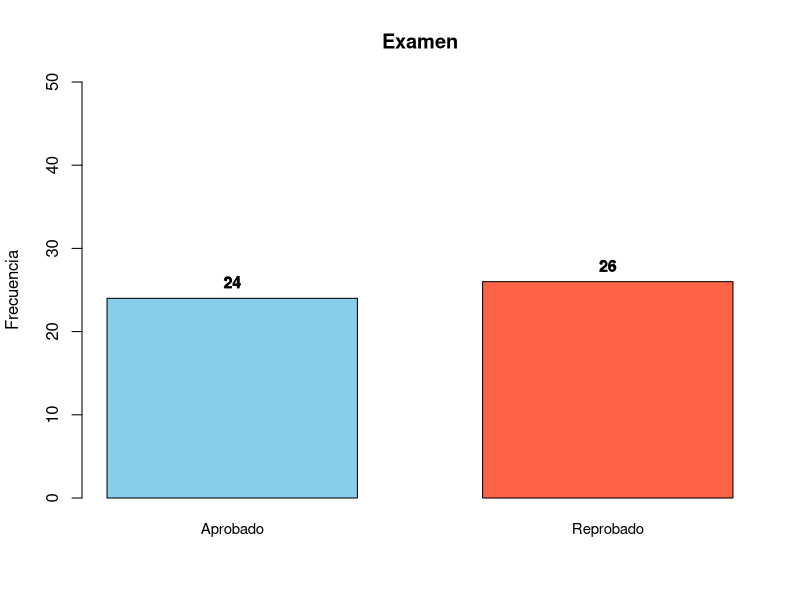
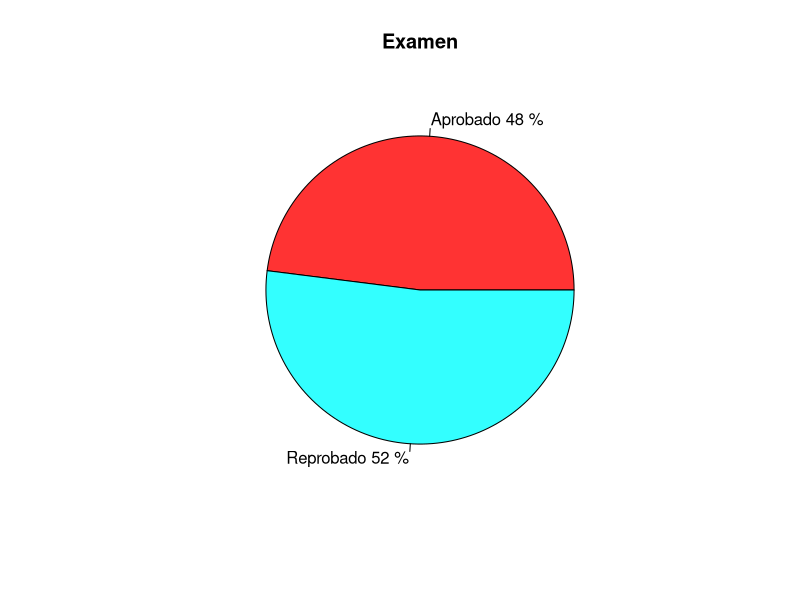
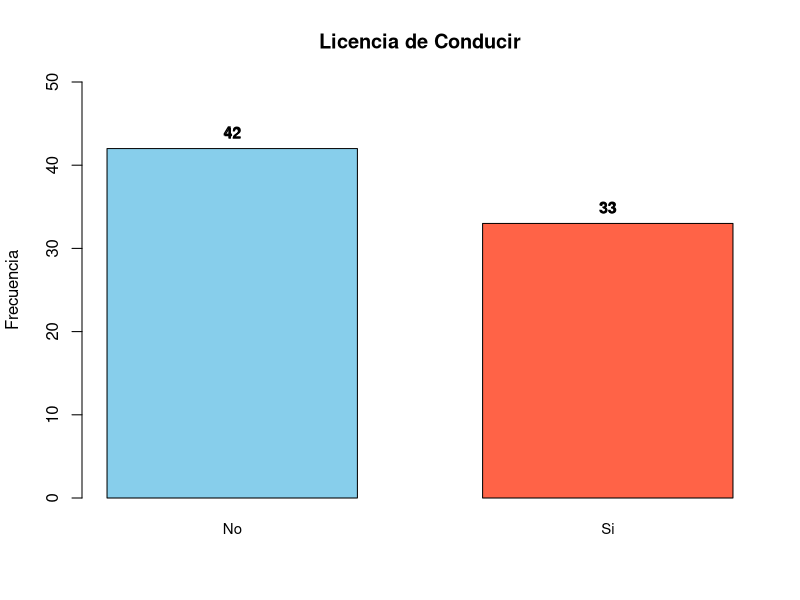
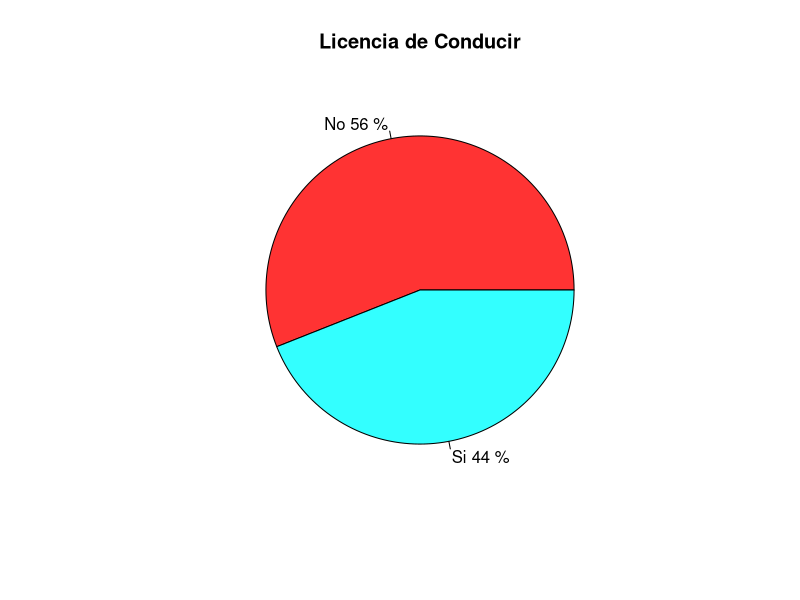
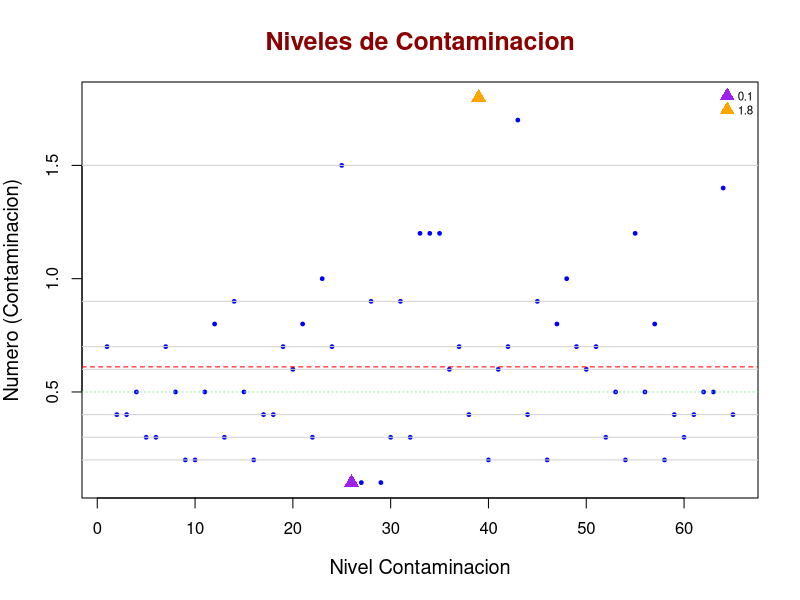
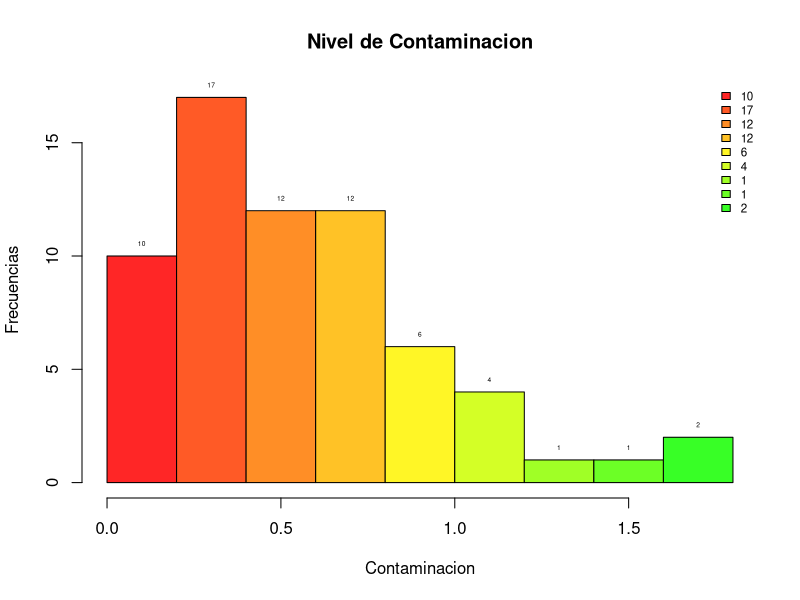
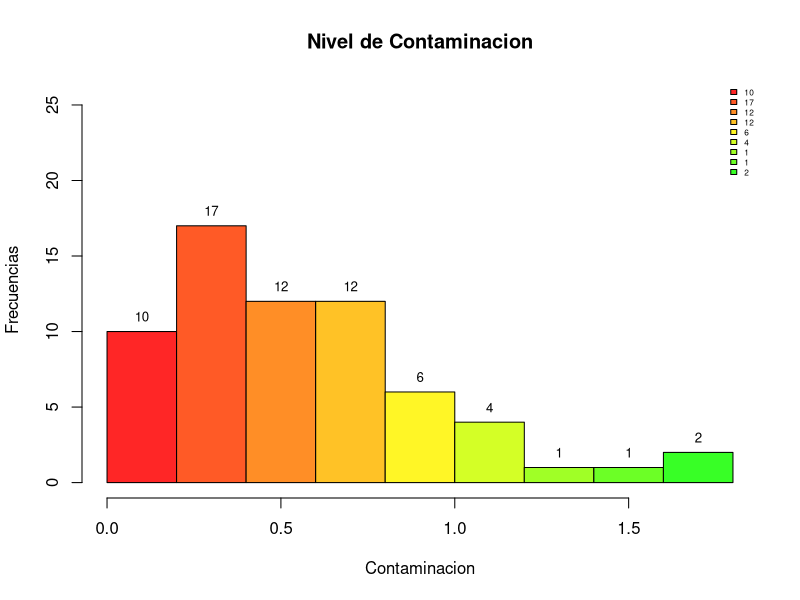
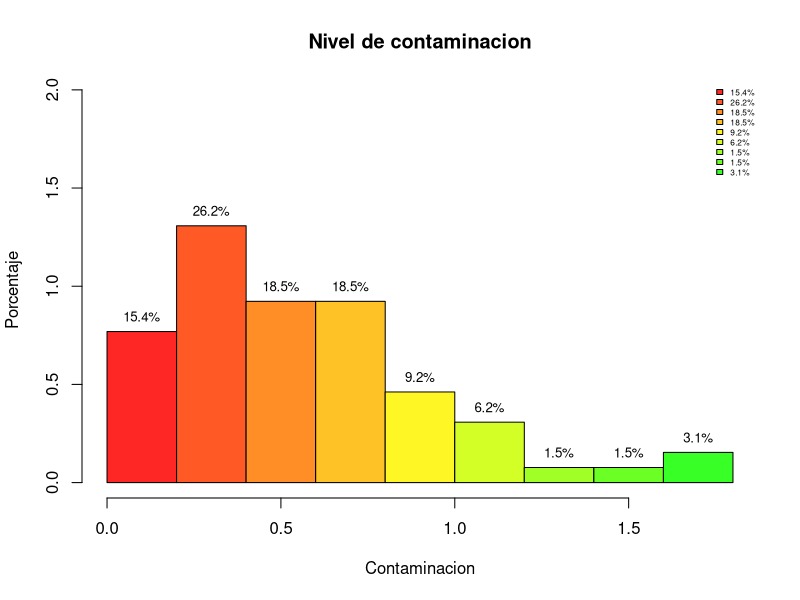

Write the R code that produced these figures, in order.
## ---- chunk 1
knitr::opts_chunk$set(echo = TRUE)
## ---- chunk 2
rm(list = ls())
## ---- chunk 3
Examen <- c("Reprobado", "Aprobado", "Aprobado", "Aprobado", "Aprobado", "Reprobado", "Aprobado", 
"Reprobado", "Reprobado", "Aprobado", "Reprobado", "Reprobado", "Reprobado", "Reprobado",
"Aprobado", "Reprobado", "Reprobado", "Aprobado", "Aprobado", "Reprobado", "Aprobado",
"Aprobado", "Aprobado", "Aprobado", "Reprobado", "Aprobado", "Reprobado", "Aprobado", "Reprobado",
"Reprobado", "Aprobado", "Reprobado", "Aprobado", "Reprobado", "Aprobado", "Reprobado",
"Reprobado", "Aprobado", "Reprobado", "Reprobado", "Reprobado", "Aprobado", "Aprobado",
 "Aprobado", "Aprobado", "Reprobado", "Reprobado", "Reprobado", "Aprobado", "Reprobado")
               
## ---- chunk 4
summary(Examen)
## ---- chunk 5
Examen_ord <- sort(Examen); (Examen_ord)
## ---- chunk 6
table(Examen)                # Frecuencias
prop.table(table(Examen))    # Proporciones
## ---- chunk 7

freq_examen <- table(Examen)
porc_examen <- round(prop.table(freq_examen)*100, 1)
mi_min <- names(freq_examen)[which.min(freq_examen)] 
(mi_min)
mi_max <- names(freq_examen)[which.max(freq_examen)] 
(mi_max)
## ---- chunk 8
bar_colors <- c("skyblue", "tomato")

# Gráfico
bp <- barplot(freq_examen,
              col = bar_colors,
              main = "Examen",
              xlab = "",
              ylab = "Frecuencia",
              ylim = c(0, 50),   # << ahora llega hasta 50
              cex.names = 0.9,
              space = 0.5
)

# Agregar valores encima de cada barra
text(bp, freq_examen, labels = freq_examen, pos = 3, cex = 1, font = 2)
text(bp, freq_examen, labels = freq_examen, pos = 3, cex = 0.9, font = 2)
      
## ---- chunk 9
pie(freq_examen,
    labels = paste(names(freq_examen), porc_examen, "%"),
    col = rainbow(length(freq_examen), 0.8),
    main = "Examen")
## ---- chunk 10
rm(list = ls())

## ---- chunk 11
Licencia <- c("No", "Si", "No", "Si", "Si", "No", "Si", "No", "No", "No", "Si", "Si", "No", "No", "Si",
 "No", "No", "Si", "No", "No", "Si", "Si", "Si", "No", "No", "Si", "No", "Si", "No", "No", "No", "No", "Si", "Si", "No", "Si",
 "Si", "No", "Si", "Si", "No", "Si", "No", "No", "Si", "No", "No", "No", "No", "Si", "Si", "Si", "No", "Si", "No", "No", "No",
 "No", "Si", "Si", "No", "Si", "No", "Si", "No", "No", "No", "Si", "No", "Si", "No", "Si", "Si", "No", "No")
               
## ---- chunk 12
summary(Licencia)
## ---- chunk 13
Licencia_ord <- sort(Licencia); (Licencia)
## ---- chunk 14
table(Licencia)                # Frecuencias
prop.table(table(Licencia))    # Proporciones
## ---- chunk 15

freq <- table(Licencia)
porc <- round(prop.table(freq)*100, 1)
mi_min <- names(freq)[which.min(freq)] 
(mi_min)
mi_max <- names(freq)[which.max(freq)] 
(mi_max)
## ---- chunk 16
bar_colors <- c("skyblue", "tomato")

# Gráfico
bp <- barplot(freq,
              col = bar_colors,
              main = "Licencia de Conducir",
              xlab = "",
              ylab = "Frecuencia",
              ylim = c(0, 50),   # << ahora llega hasta 50
              cex.names = 0.9,
              space = 0.5
)

# Agregar valores encima de cada barra
text(bp, freq, labels = freq, pos = 3, cex = 1, font = 2)
text(bp, freq, labels = freq, pos = 3, cex = 0.9, font = 2)
      
## ---- chunk 17
pie(freq,
    labels = paste(names(freq), porc, "%"),
    col = rainbow(length(freq), 0.8),
    main = "Licencia de Conducir")
## ---- chunk 18
Contaminacion_lvl <- c(  0.7, 0.4, 0.4,
 0.5, 0.3, 0.3, 0.7, 0.5, 0.2, 0.2, 0.5, 0.8, 0.3, 0.9, 0.5, 0.2, 0.4, 0.4, 0.7, 0.6, 0.8,
 0.3, 1, 0.7, 1.5, 0.1, 0.1, 0.9, 0.1, 0.3, 0.9, 0.3, 1.2, 1.2, 1.2, 0.6, 0.7, 0.4, 1.8, 0.2,
 0.6, 0.7, 1.7, 0.4, 0.9, 0.2, 0.8, 1, 0.7, 0.6, 0.7, 0.3, 0.5, 0.2, 1.2, 0.5, 0.8, 0.2, 0.4,
 0.3, 0.4, 0.5, 0.5, 1.4, 0.4)
## ---- chunk 19
summary(Contaminacion_lvl)
## ---- chunk 20
Contaminacion_ord <- sort(Contaminacion_lvl); (Contaminacion_lvl)
cte <- 9
## ---- chunk 21
indices <- 1:10; (indices)
t <- cte*indices; (t)
## ---- chunk 22
mis_deciles <- Contaminacion_ord[t]; (mis_deciles)
cuantiles <- quantile(Contaminacion_lvl); (cuantiles)
Q1 <- cuantiles[2]; (Q1)
Q2 <- cuantiles[3]; (Q2)
Q3 <- cuantiles[4]; (Q3)
## ---- chunk 23
x_media <- mean(Contaminacion_lvl);(x_media)
mi_min <- min(Contaminacion_lvl); (mi_min)
mi_max <- max(Contaminacion_lvl); (mi_max)
varianza <- var(Contaminacion_lvl); (varianza) 
DesvEst <- sd(Contaminacion_lvl); (DesvEst)
## ---- chunk 24
plot(
  Contaminacion_lvl,
  main = "Niveles de Contaminacion",
  xlab = "Nivel Contaminacion",
  ylab = "Numero (Contaminacion)",
  col = "blue",       
  pch = 19,           
  cex = 0.5,          
  cex.main = 1.5,     
  cex.lab = 1.2,      
  col.main = "darkred")
legend(
  "topright",                 
  legend = c(mi_min,mi_max),    
  pch = 17,
  col=c("purple","orange"),
  pt.cex = 1.5,                
  cex = 0.7,
  bty = "n"                    
)
abline(h = x_media, col = "red", lwd = 1, lty = 2)     
abline(h = Q2, col = "lightgreen", lwd = 1, lty = 3) 
abline(h = mis_deciles, col = "lightgray", lty = 1.5)
points(which.min(Contaminacion_lvl), min(Contaminacion_lvl), col = "purple", pch = 17, cex = 1.5)
points(which.max(Contaminacion_lvl), max(Contaminacion_lvl), col = "orange", pch = 17, cex = 1.5)
## ---- chunk 25
nbreaks=10;
miscolores <- rainbow(25,0.85);
h <- hist(Contaminacion_lvl, breaks = nbreaks, col= miscolores, 
          main = 'Nivel de Contaminacion',
          xlab="Contaminacion",
          ylab="Frecuencias")
text(h$mids, h$counts, labels = h$counts, pos = 3, cex = 0.4, 
     col = "black")
nl <- length(h$counts); 
legend(
  "topright",                  # ubicación
  legend = h$counts,    # etiquetas
  fill = miscolores,
  col = miscolores,    # colores (uno por cada símbolo)
  pt.cex = 1.5,                # tamaño de los símbolos
  cex = 0.7,
  bty = "n"                    # sin borde en la caja
)
## ---- chunk 26
nbreaks=10;
h2 <- hist(Contaminacion_lvl, breaks = nbreaks, col= miscolores, 
           main = 'Nivel de Contaminacion',
           xlab="Contaminacion",
           ylab="Frecuencias",
           ylim=c(0,max(h$counts)*1.5))
text(h$mids, h$counts, labels = h$counts, pos = 3, cex = 0.8, 
     col = "black")
nl <- length(h$counts); 
legend(
  "topright",                
  legend = h$counts,    
  fill = miscolores,
  col = miscolores,    
  pt.cex = 1.5,               
  cex = 0.5,
  bty = "n"                    
)
## ---- chunk 27
h3 <- hist(Contaminacion_lvl, 
           breaks = nbreaks, 
           col= miscolores, 
           main = 'Nivel de contaminacion',
           xlab="Contaminacion",
           ylab="Porcentaje",
           ylim=c(0,max(h$density)*1.5),
           probability=TRUE)
porcentajes <- h3$counts/sum(h3$counts)*100

text(h3$mids, 
     h3$density, 
     labels = paste0(round(porcentajes,1),"%"),
     pos = 3, 
     cex = 0.8, 
     col = "black")

nl <- length(h3$counts); (nl)
legend(
  "topright",                
  legend = paste0(round(porcentajes,1),"%"),
  fill = miscolores,
  cex = 0.5,
  bty = "n"                   
)
## ---- chunk 28
nbreaks <- 10
intervalos <- cut(Contaminacion_lvl, breaks = nbreaks); (intervalos)
tabla <- table(intervalos); (tabla)
porcentajes <- round(prop.table(tabla) * 100, 1); (porcentajes)
pie(tabla,
    main = "Contaminacion ",
    col = rainbow(length(tabla)),
    labels = paste0(porcentajes, "%"))
## ---- chunk 29
##---- Grafica combinada ----
nbreaks <- 10
h <- hist(Contaminacion_lvl, breaks = nbreaks, plot = FALSE)
hist(Contaminacion_lvl,
     breaks = nbreaks,
     col = "lightblue",
     main = "Histograma y Ojiva (%)",
     xlab = "Contaminacion",
     ylab = "Frecuencia")
freq_acum_pct <- cumsum(h$counts) / sum(h$counts) * 100
x_vals <- h$breaks[-1]
par(new = TRUE)
plot(x_vals, freq_acum_pct,
     type = "o", pch = 19, lwd = 2, col = "red",
     axes = FALSE, xlab = "", ylab = "",
     xlim = range(h$breaks), ylim = c(0, 100))
axis(4)                           
## ---- chunk 30
Peso_kilos <- c( 100.5, 91.3, 60.4, 83.2, 49.6, 103.1, 60.3, 109.3, 83.5,
 63.9, 106, 50, 47, 89.7, 108.5, 78.9, 82.7, 60.7, 98.7, 85.2, 48.7, 106.7, 63.9, 84.1,
 69.5, 53.3, 108.9, 91.8, 108.6, 54.5, 95.1, 90.6, 115.9, 88.5, 67.7, 115.1, 108.3, 76.8,
 81.4, 102.6, 63.9, 105.9, 106.7, 76.3, 113.7, 50.3, 105.8, 81.4, 67.9, 91.3, 68.9, 93.9,
 113.7, 87.7, 92.8, 76.2, 104.7, 109.7, 72.6, 81.6, 112.2, 79.8, 60.7, 95.7, 100.1, 94,
 60.5, 117.1, 45.5, 112.7, 51.7, 107.8, 86.6, 90.3, 105.9, 64.7, 48, 55.4, 52.9, 58.2,
 117.1, 59.6, 69.9, 96.9, 97, 66.5, 67.4, 77.2, 73.7, 113)
## ---- chunk 31
summary(Peso_kilos)
## ---- chunk 32
Peso_ord <- sort(Peso_kilos); (Peso_ord)
cte <- 9
## ---- chunk 33
indices <- 1:10; (indices)
t <- cte*indices; (t)
## ---- chunk 34
mis_deciles <- Peso_ord[t]; (mis_deciles)
cuantiles <- quantile(Peso_kilos); (cuantiles)
Q1 <- cuantiles[2]; (Q1)
Q2 <- cuantiles[3]; (Q2)
Q3 <- cuantiles[4]; (Q3)
## ---- chunk 35
x_media <- mean(Peso_kilos);(x_media)
mi_min <- min(Peso_kilos); (mi_min)
mi_max <- max(Peso_kilos); (mi_max)
varianza <- var(Peso_kilos); (varianza) 
DesvEst <- sd(Peso_kilos); (DesvEst)
## ---- chunk 36
plot(
  Peso_kilos,
  main = "Gráfica Peso Corporal en Kilogramos",
  xlab = "Índice de Peso",
  ylab = "Numero (Kilos)",
  col = "blue",       
  pch = 19,           
  cex = 0.5,          
  cex.main = 1.5,     
  cex.lab = 1.2,      
  col.main = "darkred")
legend(
  "topright",                 
  legend = c(mi_min,mi_max),    
  pch = 17,
  col=c("purple","orange"),
  pt.cex = 1.5,                
  cex = 0.7,
  bty = "n"                    
)
abline(h = x_media, col = "red", lwd = 1, lty = 2)     
abline(h = Q2, col = "lightgreen", lwd = 1, lty = 3) 
abline(h = mis_deciles, col = "lightgray", lty = 1.5)
points(which.min(Peso_kilos), min(Peso_kilos), col = "purple", pch = 17, cex = 1.5)
points(which.max(Peso_kilos), max(Peso_kilos), col = "orange", pch = 17, cex = 1.5)
## ---- chunk 37
nbreaks=10;
miscolores <- rainbow(25,0.85);
h <- hist(Peso_kilos, breaks = nbreaks, col= miscolores, 
          main = ' Peso en Kilogramos',
          xlab="Peso",
          ylab="Frecuencias")
text(h$mids, h$counts, labels = h$counts, pos = 3, cex = 0.4, 
     col = "black")
nl <- length(h$counts); 
legend(
  "topright",                  # ubicación
  legend = h$counts,    # etiquetas
  fill = miscolores,
  col = miscolores,    # colores (uno por cada símbolo)
  pt.cex = 1.5,                # tamaño de los símbolos
  cex = 0.7,
  bty = "n"                    # sin borde en la caja
)
## ---- chunk 38
nbreaks=10;
h2 <- hist(Peso_kilos, breaks = nbreaks, col= miscolores, 
           main = 'Numero de Peso en Kg',
           xlab="Peso",
           ylab="Frecuencias",
           ylim=c(0,max(h$counts)*1.5))
text(h$mids, h$counts, labels = h$counts, pos = 3, cex = 0.8, 
     col = "black")
nl <- length(h$counts); 
legend(
  "topright",                
  legend = h$counts,    
  fill = miscolores,
  col = miscolores,    
  pt.cex = 1.5,               
  cex = 0.5,
  bty = "n"                    
)
## ---- chunk 39
h3 <- hist(Peso_kilos, 
           breaks = nbreaks, 
           col= miscolores, 
           main = 'Peso en Kilogramos',
           xlab="Peso",
           ylab="Porcentaje",
           ylim=c(0,max(h$density)*1.5),
           probability=TRUE)
porcentajes <- h3$counts/sum(h3$counts)*100

text(h3$mids, 
     h3$density, 
     labels = paste0(round(porcentajes,1),"%"),
     pos = 3, 
     cex = 0.8, 
     col = "black")

nl <- length(h3$counts); (nl)
legend(
  "topright",                
  legend = paste0(round(porcentajes,1),"%"),
  fill = miscolores,
  cex = 0.5,
  bty = "n"                   
)
## ---- chunk 40
nbreaks <- 10
intervalos <- cut(Peso_kilos, breaks = nbreaks); (intervalos)
tabla <- table(intervalos); (tabla)
porcentajes <- round(prop.table(tabla) * 100, 1); (porcentajes)
pie(tabla,
    main = "Peso en kilos ",
    col = rainbow(length(tabla)),
    labels = paste0(porcentajes, "%"))
## ---- chunk 41
##---- Grafica combinada ----
nbreaks <- 10
h <- hist(Peso_kilos, breaks = nbreaks, plot = FALSE)
hist(Peso_kilos,
     breaks = nbreaks,
     col = "lightblue",
     main = "Histograma y Ojiva (%)",
     xlab = "Peso",
     ylab = "Frecuencia")
freq_acum_pct <- cumsum(h$counts) / sum(h$counts) * 100
x_vals <- h$breaks[-1]
par(new = TRUE)
plot(x_vals, freq_acum_pct,
     type = "o", pch = 19, lwd = 2, col = "red",
     axes = FALSE, xlab = "", ylab = "",
     xlim = range(h$breaks), ylim = c(0, 100))
axis(4)                           
## ---- chunk 42
Temperatura_celsius <- c( 20.1, 23.1, 30.6, 32.3, 31.7, 5, 21.1, 27.4, 21.3, 29,
 19.8, 15.3, 28.7, 25.1, 14.3, 23.3, 28.7, 17.7, 30.3, 26.7, 26.2, 11.4, 25.5, 15, 23.8,
 23.9, 16.2, 26, 12.7, 32.8, 19.2, 37.2, 10.3, 25, 14.9, 30.9, 19, 23.64, 24.1, 13.1,
 17.6, 31.9, 25.7, 13.6, 21.6, 14.4, 29.5, 7.75, 33.7, 35.2)
## ---- chunk 43
summary(Temperatura_celsius)
## ---- chunk 44
Temp_ord <- sort(Temperatura_celsius); (Temp_ord)
cte <- 9
## ---- chunk 45
indices <- 1:10; (indices)
t <- cte*indices; (t)
## ---- chunk 46
mis_deciles <- Temp_ord[t]; (mis_deciles)
cuantiles <- quantile(Temperatura_celsius); (cuantiles)
Q1 <- cuantiles[2]; (Q1)
Q2 <- cuantiles[3]; (Q2)
Q3 <- cuantiles[4]; (Q3)
## ---- chunk 47
x_media <- mean(Temperatura_celsius);(x_media)
mi_min <- min(Temperatura_celsius); (mi_min)
mi_max <- max(Temperatura_celsius); (mi_max)
varianza <- var(Temperatura_celsius); (varianza) 
DesvEst <- sd(Temperatura_celsius); (DesvEst)
## ---- chunk 48
plot(
  Temperatura_celsius,
  main = "Temperatura en Grados Celcius",
  xlab = "Temperatura ",
  ylab = "Grados (Celcius)",
  col = "blue",       
  pch = 19,           
  cex = 0.5,          
  cex.main = 1.5,     
  cex.lab = 1.2,      
  col.main = "darkred")
legend(
  "topright",                 
  legend = c(mi_min,mi_max),    
  pch = 17,
  col=c("purple","orange"),
  pt.cex = 1.5,                
  cex = 0.7,
  bty = "n"                    
)
abline(h = x_media, col = "red", lwd = 1, lty = 2)     
abline(h = Q2, col = "lightgreen", lwd = 1, lty = 3) 
abline(h = mis_deciles, col = "lightgray", lty = 1.5)
points(which.min(Temperatura_celsius), min(Temperatura_celsius), col = "purple", pch = 17, cex = 1.5)
points(which.max(Temperatura_celsius), max(Temperatura_celsius), col = "orange", pch = 17, cex = 1.5)
## ---- chunk 49
nbreaks=10;
miscolores <- rainbow(25,0.85);
h <- hist(Temperatura_celsius, breaks = nbreaks, col= miscolores, 
          main = 'Temperatura',
          xlab="Grados Celsius ",
          ylab="Frecuencias")
text(h$mids, h$counts, labels = h$counts, pos = 3, cex = 0.4, 
     col = "black")
nl <- length(h$counts); 
legend(
  "topright",                  # ubicación
  legend = h$counts,    # etiquetas
  fill = miscolores,
  col = miscolores,    # colores (uno por cada símbolo)
  pt.cex = 1.5,                # tamaño de los símbolos
  cex = 0.7,
  bty = "n"                    # sin borde en la caja
)
## ---- chunk 50
nbreaks=10;
h2 <- hist(Temperatura_celsius, breaks = nbreaks, col= miscolores, 
           main = 'Temperatura',
           xlab="Grados Celcius",
           ylab="Frecuencias",
           ylim=c(0,max(h$counts)*1.5))
text(h$mids, h$counts, labels = h$counts, pos = 3, cex = 0.8, 
     col = "black")
nl <- length(h$counts); 
legend(
  "topright",                
  legend = h$counts,    
  fill = miscolores,
  col = miscolores,    
  pt.cex = 1.5,               
  cex = 0.5,
  bty = "n"                    
)
## ---- chunk 51
h3 <- hist(Temperatura_celsius, 
           breaks = nbreaks, 
           col= miscolores, 
           main = 'Temperatura en Grados Celcius',
           xlab="Grados Celcius",
           ylab="Porcentaje",
           ylim=c(0,max(h$density)*1.5),
           probability=TRUE)
porcentajes <- h3$counts/sum(h3$counts)*100

text(h3$mids, 
     h3$density, 
     labels = paste0(round(porcentajes,1),"%"),
     pos = 3, 
     cex = 0.8, 
     col = "black")

nl <- length(h3$counts); (nl)
legend(
  "topright",                
  legend = paste0(round(porcentajes,1),"%"),
  fill = miscolores,
  cex = 0.5,
  bty = "n"                   
)
## ---- chunk 52
nbreaks <- 10
intervalos <- cut(Temperatura_celsius, breaks = nbreaks); (intervalos)
tabla <- table(intervalos); (tabla)
porcentajes <- round(prop.table(tabla) * 100, 1); (porcentajes)
pie(tabla,
    main = "Temperatura ",
    col = rainbow(length(tabla)),
    labels = paste0(porcentajes, "%"))
## ---- chunk 53
##---- Grafica combinada ----
nbreaks <- 10
h <- hist(Temperatura_celsius, breaks = nbreaks, plot = FALSE)
hist(Temperatura_celsius,
     breaks = nbreaks,
     col = "lightblue",
     main = "Histograma y Ojiva (%)",
     xlab = "Grados Celcius",
     ylab = "Frecuencia")
freq_acum_pct <- cumsum(h$counts) / sum(h$counts) * 100
x_vals <- h$breaks[-1]
par(new = TRUE)
plot(x_vals, freq_acum_pct,
     type = "o", pch = 19, lwd = 2, col = "red",
     axes = FALSE, xlab = "", ylab = "",
     xlim = range(h$breaks), ylim = c(0, 100))
axis(4)                           
## ---- chunk 54
Tiempo_traslado <- c( 1.5, 1.3, 1.1, 0.6, 0.9, 1.4, 0.8, 1.7, 1.7, 1.6, 1.7, 1.3,
 1.5, 0.5, 1.4, 0.6, 1.5, 1.9, 0.7, 1.9, 2, 1.6, 0.7, 1.6, 0.7, 0.5, 0.6, 1.6, 1.4, 1.9, 1.9,
 1, 1.7, 1.7, 1.8, 1.6, 1.4, 1.4, 0.7, 0.8, 1.5, 0.8, 1.9, 1.2, 1.9, 1.8, 1.7, 1.5, 1.5, 0.7,
 1.8, 1.3, 1.8, 0.6, 1.5, 1.4, 1.3, 1.3, 0.8, 1.4, 0.6, 1.1, 1.1, 0.6, 1.7, 0.5, 2, 1.7, 0.7,
 1, 0.6, 1.8, 1.1, 1.6, 1, 1.1, 1.8, 0.8, 1.1, 1.7, 1.4, 1.4, 1.2, 1.5, 1.6, 1.6, 1.5, 0.5,
 1.4, 1.1, 1, 0.9, 0.6, 1.7, 1.6, 1.2, 0.6, 1.2, 1.2, 1.8)
## ---- chunk 55
summary(Tiempo_traslado)
## ---- chunk 56
Tiempo_ord <- sort(Tiempo_traslado); (Tiempo_ord)
cte <- 9
## ---- chunk 57
indices <- 1:10; (indices)
t <- cte*indices; (t)
## ---- chunk 58
mis_deciles <- Tiempo_ord[t]; (mis_deciles)
cuantiles <- quantile(Tiempo_traslado); (cuantiles)
Q1 <- cuantiles[2]; (Q1)
Q2 <- cuantiles[3]; (Q2)
Q3 <- cuantiles[4]; (Q3)
## ---- chunk 59
x_media <- mean(Tiempo_traslado);(x_media)
mi_min <- min(Tiempo_traslado); (mi_min)
mi_max <- max(Tiempo_traslado); (mi_max)
varianza <- var(Tiempo_traslado); (varianza) 
DesvEst <- sd(Tiempo_traslado); (DesvEst)
## ---- chunk 60
plot(
  Tiempo_traslado,
  main = "Gráfica Tiempo de Traslado",
  xlab = "Índice de Tiempo",
  ylab = "Numero (Horas)",
  col = "blue",       
  pch = 19,           
  cex = 0.5,          
  cex.main = 1.5,     
  cex.lab = 1.2,      
  col.main = "darkred")
legend(
  "topright",                 
  legend = c(mi_min,mi_max),    
  pch = 17,
  col=c("purple","orange"),
  pt.cex = 1.5,                
  cex = 0.7,
  bty = "n"                    
)
abline(h = x_media, col = "red", lwd = 1, lty = 2)     
abline(h = Q2, col = "lightgreen", lwd = 1, lty = 3) 
abline(h = mis_deciles, col = "lightgray", lty = 1.5)
points(which.min(Tiempo_traslado), min(Tiempo_traslado), col = "purple", pch = 17, cex = 1.5)
points(which.max(Tiempo_traslado), max(Tiempo_traslado), col = "orange", pch = 17, cex = 1.5)
## ---- chunk 61
nbreaks=10;
miscolores <- rainbow(25,0.85);
h <- hist(Tiempo_traslado, breaks = nbreaks, col= miscolores, 
          main = 'Traslados',
          xlab="Tiempo",
          ylab="Frecuencias")
text(h$mids, h$counts, labels = h$counts, pos = 3, cex = 0.4, 
     col = "black")
nl <- length(h$counts); 
legend(
  "topright",                  # ubicación
  legend = h$counts,    # etiquetas
  fill = miscolores,
  col = miscolores,    # colores (uno por cada símbolo)
  pt.cex = 1.5,                # tamaño de los símbolos
  cex = 0.7,
  bty = "n"                    # sin borde en la caja
)
## ---- chunk 62
nbreaks=10;
h2 <- hist(Tiempo_traslado, breaks = nbreaks, col= miscolores, 
           main = 'Traslados',
           xlab="Tiempo",
           ylab="Frecuencias",
           ylim=c(0,max(h$counts)*1.5))
text(h$mids, h$counts, labels = h$counts, pos = 3, cex = 0.8, 
     col = "black")
nl <- length(h$counts); 
legend(
  "topright",                
  legend = h$counts,    
  fill = miscolores,
  col = miscolores,    
  pt.cex = 1.5,               
  cex = 0.5,
  bty = "n"                    
)
## ---- chunk 63
h3 <- hist(Tiempo_traslado, 
           breaks = nbreaks, 
           col= miscolores, 
           main = 'Tiempo de Traslado',
           xlab="Tiempo",
           ylab="Porcentaje",
           ylim=c(0,max(h$density)*1.5),
           probability=TRUE)
porcentajes <- h3$counts/sum(h3$counts)*100

text(h3$mids, 
     h3$density, 
     labels = paste0(round(porcentajes,1),"%"),
     pos = 3, 
     cex = 0.8, 
     col = "black")

nl <- length(h3$counts); (nl)
legend(
  "topright",                
  legend = paste0(round(porcentajes,1),"%"),
  fill = miscolores,
  cex = 0.5,
  bty = "n"                   
)
## ---- chunk 64
nbreaks <- 10
intervalos <- cut(Tiempo_traslado, breaks = nbreaks); (intervalos)
tabla <- table(intervalos); (tabla)
porcentajes <- round(prop.table(tabla) * 100, 1); (porcentajes)
pie(tabla,
    main = "Tiempo de Traslados",
    col = rainbow(length(tabla)),
    labels = paste0(porcentajes, "%"))
## ---- chunk 65
##---- Grafica combinada ----
nbreaks <- 10
h <- hist(Tiempo_traslado, breaks = nbreaks, plot = FALSE)
hist(Tiempo_traslado,
     breaks = nbreaks,
     col = "lightblue",
     main = "Histograma y Ojiva (%)",
     xlab = "Numero (traslados)",
     ylab = "Frecuencia")
freq_acum_pct <- cumsum(h$counts) / sum(h$counts) * 100
x_vals <- h$breaks[-1]
par(new = TRUE)
plot(x_vals, freq_acum_pct,
     type = "o", pch = 19, lwd = 2, col = "red",
     axes = FALSE, xlab = "", ylab = "",
     xlim = range(h$breaks), ylim = c(0, 100))
axis(4)                           
## ---- chunk 66
Accidentes_vialidad <- c( 22, 24, 35, 8, 12, 33, 17, 31, 24, 12, 6, 14, 26, 8, 41,
          3, 15, 7, 3, 23, 10, 17, 3, 7, 1, 11, 19, 4, 33, 7, 10, 2, 2, 19, 1, 15, 7, 16, 13, 3, 26,
          4, 16, 18, 27, 18, 17, 32, 25, 22, 34, 40, 47, 35, 19, 27, 12, 44, 37, 27, 40, 18, 28,
          16, 31, 37, 32, 44, 29, 35, 25, 28, 27, 31, 33, 21, 41, 20, 39, 28, 22, 34, 27, 28, 37,
          26, 29, 37, 38, 26, 38, 53, 39, 41, 35, 57, 27, 41, 41, 72, 53, 64, 67, 46, 44, 31, 47,
          56, 56, 63, 47, 58, 44, 32, 70, 53, 59, 51, 70, 44, 51, 52, 46, 44, 46, 41, 54, 63, 46,
          47, 37, 60, 34, 49, 63, 42, 48, 44, 65, 63, 45, 63, 42, 58, 43, 54, 90, 55, 57, 54, 55,
          46, 46, 46, 55, 23, 39, 35, 44, 58, 68, 44, 11, 23, 24, 13, 47, 49.)
## ---- chunk 67
summary(Accidentes_vialidad)
## ---- chunk 68
accidentes_ord <- sort(Accidentes_vialidad); (accidentes_ord)
cte <- 9
## ---- chunk 69
indices <- 1:10; (indices)
t <- cte*indices; (t)
## ---- chunk 70
mis_deciles <- accidentes_ord[t]; (mis_deciles)
cuantiles <- quantile(Accidentes_vialidad); (cuantiles)
Q1 <- cuantiles[2]; (Q1)
Q2 <- cuantiles[3]; (Q2)
Q3 <- cuantiles[4]; (Q3)
## ---- chunk 71
x_media <- mean(Accidentes_vialidad);(x_media)
mi_min <- min(Accidentes_vialidad); (mi_min)
mi_max <- max(Accidentes_vialidad); (mi_max)
varianza <- var(Accidentes_vialidad); (varianza) 
DesvEst <- sd(Accidentes_vialidad); (DesvEst)
## ---- chunk 72
plot(
  Accidentes_vialidad,
  main = "Gráfica Accidentes",
  xlab = "Índice de Accidentes",
  ylab = "Numero (accidentes)",
  col = "blue",       
  pch = 19,           
  cex = 0.5,          
  cex.main = 1.5,     
  cex.lab = 1.2,      
  col.main = "darkred")
legend(
  "topright",                 
  legend = c(mi_min,mi_max),    
  pch = 17,
  col=c("purple","orange"),
  pt.cex = 1.5,                
  cex = 0.7,
  bty = "n"                    
)
abline(h = x_media, col = "red", lwd = 1, lty = 2)     
abline(h = Q2, col = "lightgreen", lwd = 1, lty = 3) 
abline(h = mis_deciles, col = "lightgray", lty = 1.5)
points(which.min(Accidentes_vialidad), min(Accidentes_vialidad), col = "purple", pch = 17, cex = 1.5)
points(which.max(Accidentes_vialidad), max(Accidentes_vialidad), col = "orange", pch = 17, cex = 1.5)
## ---- chunk 73
nbreaks=10;
miscolores <- rainbow(25,0.85);
h <- hist(Accidentes_vialidad, breaks = nbreaks, col= miscolores, 
          main = 'Numero de Accidentes',
          xlab="Accidentes",
          ylab="Frecuencias")
text(h$mids, h$counts, labels = h$counts, pos = 3, cex = 0.4, 
     col = "black")
nl <- length(h$counts); 
legend(
  "topright",                  # ubicación
  legend = h$counts,    # etiquetas
  fill = miscolores,
  col = miscolores,    # colores (uno por cada símbolo)
  pt.cex = 1.5,                # tamaño de los símbolos
  cex = 0.7,
  bty = "n"                    # sin borde en la caja
)
## ---- chunk 74
nbreaks=10;
h2 <- hist(Accidentes_vialidad, breaks = nbreaks, col= miscolores, 
           main = 'Numero de Accidentes',
           xlab="Accidentes",
           ylab="Frecuencias",
           ylim=c(0,max(h$counts)*1.5))
text(h$mids, h$counts, labels = h$counts, pos = 3, cex = 0.8, 
     col = "black")
nl <- length(h$counts); 
legend(
  "topright",                
  legend = h$counts,    
  fill = miscolores,
  col = miscolores,    
  pt.cex = 1.5,               
  cex = 0.5,
  bty = "n"                    
)
## ---- chunk 75
h3 <- hist(Accidentes_vialidad, 
           breaks = nbreaks, 
           col= miscolores, 
           main = 'Accidentes de Vialidad',
           xlab="Numero accidentes",
           ylab="Porcentaje",
           ylim=c(0,max(h$density)*1.5),
           probability=TRUE)
porcentajes <- h3$counts/sum(h3$counts)*100

text(h3$mids, 
     h3$density, 
     labels = paste0(round(porcentajes,1),"%"),
     pos = 3, 
     cex = 0.8, 
     col = "black")

nl <- length(h3$counts); (nl)
legend(
  "topright",                
  legend = paste0(round(porcentajes,1),"%"),
  fill = miscolores,
  cex = 0.5,
  bty = "n"                   
)
## ---- chunk 76
nbreaks <- 10
intervalos <- cut(Accidentes_vialidad, breaks = nbreaks); (intervalos)
tabla <- table(intervalos); (tabla)
porcentajes <- round(prop.table(tabla) * 100, 1); (porcentajes)
pie(tabla,
    main = "Accidentes ",
    col = rainbow(length(tabla)),
    labels = paste0(porcentajes, "%"))
## ---- chunk 77
##---- Grafica combinada ----
nbreaks <- 10
h <- hist(Accidentes_vialidad, breaks = nbreaks, plot = FALSE)
hist(Accidentes_vialidad,
     breaks = nbreaks,
     col = "lightblue",
     main = "Histograma y Ojiva (%)",
     xlab = "Numero (Accidentes)",
     ylab = "Frecuencia")
freq_acum_pct <- cumsum(h$counts) / sum(h$counts) * 100
x_vals <- h$breaks[-1]
par(new = TRUE)
plot(x_vals, freq_acum_pct,
     type = "o", pch = 19, lwd = 2, col = "red",
     axes = FALSE, xlab = "", ylab = "",
     xlim = range(h$breaks), ylim = c(0, 100))
axis(4)                           
## ---- chunk 78
Goles_partido <- c( 0, 1, 1, 0, 0, 1, 2, 0, 4, 0, 0, 0, 3, 0, 2, 3, 1, 1, 0, 1, 3, 0, 0,
 4, 0, 1, 0, 4, 3, 3, 1, 2, 0, 0, 4, 4, 1, 2, 0, 0, 1, 0, 0, 4, 1, 3, 1, 0, 1, 0, 0, 3, 0, 0,
 0, 0, 0, 0, 3, 4, 3, 1, 1, 0, 0, 3, 0, 1, 1, 0, 1, 0, 1, 1, 0, 3, 0, 1, 3, 0, 0, 3, 1, 3, 1,
 3, 0, 1, 2, 0, 1, 1, 3, 0, 1, 0, 0, 1, 1, 2 )
## ---- chunk 79
summary(Goles_partido)
## ---- chunk 80
Goles_ord <- sort(Goles_partido); (Goles_ord)
cte <- 9
table(Goles_partido)
## ---- chunk 81
indices <- 1:1; (indices)
t <- cte*indices; (t)
## ---- chunk 82
mis_deciles <- Goles_ord[t]; (mis_deciles)
cuantiles <- quantile(Goles_partido); (cuantiles)
Q1 <- cuantiles[2]; (Q1)
Q2 <- cuantiles[3]; (Q2)
Q3 <- cuantiles[4]; (Q3)
## ---- chunk 83
x_media <- mean(Goles_partido);(x_media)
mi_min <- min(Goles_partido); (mi_min)
mi_max <- max(Goles_partido); (mi_max)
varianza <- var(Goles_partido); (varianza) 
DesvEst <- sd(Goles_partido); (DesvEst)
## ---- chunk 84
plot(
  Goles_partido,
  main = "Gráfica Goles por Partido",
  xlab = "Índice de Goles",
  ylab = "Numero (goles)",
  col = "blue",       
  pch = 19,           
  cex = 0.5,          
  cex.main = 1.5,     
  cex.lab = 1.2,      
  col.main = "darkred")
legend(
  "topright",                 
  legend = c(mi_min,mi_max),    
  pch = 17,
  col=c("purple","orange"),
  pt.cex = 1.5,                
  cex = 0.7,
  bty = "n"                    
)
abline(h = x_media, col = "red", lwd = 1, lty = 2)     
abline(h = Q2, col = "lightgreen", lwd = 1, lty = 3) 
abline(h = mis_deciles, col = "lightgray", lty = 1.5)
points(which.min(Goles_partido), min(Goles_partido), col = "purple", pch = 17, cex = 1.5)
points(which.max(Goles_partido), max(Goles_partido), col = "orange", pch = 17, cex = 1.5)
## ---- chunk 85
nbreaks=10;
miscolores <- rainbow(25,0.85);
h <- hist(Goles_partido, breaks = nbreaks, col= miscolores, 
          main = 'Numero de Goles por Partido',
          xlab="Goles",
          ylab="Frecuencias")
text(h$mids, h$counts, labels = h$counts, pos = 3, cex = 0.4, 
     col = "black")
nl <- length(h$counts); 
legend(
  "topright",                  # ubicación
  legend = h$counts,    # etiquetas
  fill = miscolores,
  col = miscolores,    # colores (uno por cada símbolo)
  pt.cex = 1.5,                # tamaño de los símbolos
  cex = 0.7,
  bty = "n"                    # sin borde en la caja
)
## ---- chunk 86
nbreaks=10;
h2 <- hist(Goles_partido, breaks = nbreaks, col= miscolores, 
           main = 'Numero de Goles por Partido',
           xlab="Goles",
           ylab="Frecuencias",
           ylim=c(0,max(h$counts)*1.5))
text(h$mids, h$counts, labels = h$counts, pos = 3, cex = 0.8, 
     col = "black")
nl <- length(h$counts); 
legend(
  "topright",                
  legend = h$counts,    
  fill = miscolores,
  col = miscolores,    
  pt.cex = 1.5,               
  cex = 0.5,
  bty = "n"                    
)
## ---- chunk 87
h3 <- hist(Goles_partido, 
           breaks = nbreaks, 
           col= miscolores, 
           main = ' Goles por partido',
           xlab="Numero Goles",
           ylab="Porcentaje",
           ylim=c(0,max(h$density)*1.5),
           probability=TRUE)
porcentajes <- h3$counts/sum(h3$counts)*100

text(h3$mids, 
     h3$density, 
     labels = paste0(round(porcentajes,1),"%"),
     pos = 3, 
     cex = 0.8, 
     col = "black")

nl <- length(h3$counts); (nl)
legend(
  "topright",                
  legend = paste0(round(porcentajes,1),"%"),
  fill = miscolores,
  cex = 0.5,
  bty = "n"                   
)
## ---- chunk 88
nbreaks <- 10
intervalos <- cut(Goles_partido, breaks = nbreaks); (intervalos)
tabla <- table(intervalos); (tabla)
porcentajes <- round(prop.table(tabla) * 100, 1); (porcentajes)
pie(tabla,
    main = "Goles Por Partido ",
    col = rainbow(length(tabla)),
    labels = paste0(porcentajes, "%"))
## ---- chunk 89
##---- Grafica combinada ----
nbreaks <- 10
h <- hist(Goles_partido, breaks = nbreaks, plot = FALSE)
hist(Goles_partido,
     breaks = nbreaks,
     col = "lightblue",
     main = "Histograma y Ojiva (%)",
     xlab = "Numero (Goles)",
     ylab = "Frecuencia")
freq_acum_pct <- cumsum(h$counts) / sum(h$counts) * 100
x_vals <- h$breaks[-1]
par(new = TRUE)
plot(x_vals, freq_acum_pct,
     type = "o", pch = 19, lwd = 2, col = "red",
     axes = FALSE, xlab = "", ylab = "",
     xlim = range(h$breaks), ylim = c(0, 100))
axis(4)                           
## ---- chunk 90
Autos_familia <- c( 2, 1, 0, 0, 1, 1, 0, 0, 3, 3, 1, 0, 1, 1, 1, 0, 1, 1, 3, 2,
 1, 2, 1, 0, 1, 1, 2, 1, 2, 1, 1, 2, 1, 1, 0, 1, 0, 1, 0, 0, 1, 1, 1, 2, 0, 0, 1, 0, 1, 2, 2,
 0, 0, 1, 1, 0, 1, 0, 1, 0, 1, 1, 2, 2, 1, 2, 1, 0, 0, 0, 0, 0, 3, 3, 1)
## ---- chunk 91
summary(Autos_familia)
## ---- chunk 92
Autos_ord <- sort(Autos_familia); (Autos_ord)
cte <- 9
## ---- chunk 93
indices <- 1:3; (indices)
t <- cte*indices; (t)
## ---- chunk 94
mis_deciles <- Autos_ord[t]; (mis_deciles)
cuantiles <- quantile(Autos_familia); (cuantiles)
Q1 <- cuantiles[2]; (Q1)
Q2 <- cuantiles[3]; (Q2)
Q3 <- cuantiles[4]; (Q3)
## ---- chunk 95
x_media <- mean(Autos_familia);(x_media)
mi_min <- min(Autos_familia); (mi_min)
mi_max <- max(Autos_familia); (mi_max)
varianza <- var(Autos_familia); (varianza) 
DesvEst <- sd(Autos_familia); (DesvEst)
## ---- chunk 96
plot(
  Autos_familia,
  main = "Gráfica Autos en una familia",
  xlab = "Índice de Autos",
  ylab = "Numero (autos)",
  col = "blue",       
  pch = 19,           
  cex = 0.5,          
  cex.main = 1.5,     
  cex.lab = 1.2,      
  col.main = "darkred")
legend(
  "topright",                 
  legend = c(mi_min,mi_max),    
  pch = 17,
  col=c("purple","orange"),
  pt.cex = 1.5,                
  cex = 0.7,
  bty = "n"                    
)
abline(h = x_media, col = "red", lwd = 1, lty = 2)     
abline(h = Q2, col = "lightgreen", lwd = 1, lty = 3) 
abline(h = mis_deciles, col = "lightgray", lty = 1.5)
points(which.min(Autos_familia), min(Autos_familia), col = "purple", pch = 17, cex = 1.5)
points(which.max(Autos_familia), max(Autos_familia), col = "orange", pch = 17, cex = 1.5)
## ---- chunk 97
nbreaks=10;
miscolores <- rainbow(25,0.85);
h <- hist(Autos_familia, breaks = nbreaks, col= miscolores, 
          main = 'Numero de Autos en una Familia',
          xlab="Autos",
          ylab="Frecuencias")
text(h$mids, h$counts, labels = h$counts, pos = 3, cex = 0.4, 
     col = "black")
nl <- length(h$counts); 
legend(
  "topright",                  # ubicación
  legend = h$counts,    # etiquetas
  fill = miscolores,
  col = miscolores,    # colores (uno por cada símbolo)
  pt.cex = 1.5,                # tamaño de los símbolos
  cex = 0.7,
  bty = "n"                    # sin borde en la caja
)
## ---- chunk 98
nbreaks=10;
h2 <- hist(Autos_familia, breaks = nbreaks, col= miscolores, 
           main = 'Numero de Autos en una familia',
           xlab="Autos",
           ylab="Frecuencias",
           ylim=c(0,max(h$counts)*1.5))
text(h$mids, h$counts, labels = h$counts, pos = 3, cex = 0.8, 
     col = "black")
nl <- length(h$counts); 
legend(
  "topright",                
  legend = h$counts,    
  fill = miscolores,
  col = miscolores,    
  pt.cex = 1.5,               
  cex = 0.5,
  bty = "n"                    
)
## ---- chunk 99
h3 <- hist(Autos_familia, 
           breaks = nbreaks, 
           col= miscolores, 
           main = 'Numero de Autos por Familia',
           xlab="Numero Autos",
           ylab="Porcentaje",
           ylim=c(0,max(h$density)*1.5),
           probability=TRUE)
porcentajes <- h3$counts/sum(h3$counts)*100

text(h3$mids, 
     h3$density, 
     labels = paste0(round(porcentajes,1),"%"),
     pos = 3, 
     cex = 0.8, 
     col = "black")

nl <- length(h3$counts); (nl)
legend(
  "topright",                
  legend = paste0(round(porcentajes,1),"%"),
  fill = miscolores,
  cex = 0.5,
  bty = "n"                   
)
## ---- chunk 100
nbreaks <- 10
intervalos <- cut(Autos_familia, breaks = nbreaks); (intervalos)
tabla <- table(intervalos); (tabla)
porcentajes <- round(prop.table(tabla) * 100, 1); (porcentajes)
pie(tabla,
    main = "Autos por Familia ",
    col = rainbow(length(tabla)),
    labels = paste0(porcentajes, "%"))
## ---- chunk 101
##---- Grafica combinada ----
nbreaks <- 10
h <- hist(Autos_familia, breaks = nbreaks, plot = FALSE)
hist(Autos_familia,
     breaks = nbreaks,
     col = "lightblue",
     main = "Histograma y Ojiva (%)",
     xlab = "Numero (autos)",
     ylab = "Frecuencia")
freq_acum_pct <- cumsum(h$counts) / sum(h$counts) * 100
x_vals <- h$breaks[-1]
par(new = TRUE)
plot(x_vals, freq_acum_pct,
     type = "o", pch = 19, lwd = 2, col = "red",
     axes = FALSE, xlab = "", ylab = "",
     xlim = range(h$breaks), ylim = c(0, 100))
axis(4)                           
## ---- chunk 102
Numero_estudiantes <- c( 35, 37, 13, 6, 40, 42, 11, 24, 24, 33, 8, 34, 21,
 23, 34, 24, 45, 39, 38, 35, 9, 39, 38, 45, 7, 35, 22, 28, 38, 6, 5, 45, 36, 18, 37, 45,
 13, 31, 23, 43.)
## ---- chunk 103
summary(Numero_estudiantes)
## ---- chunk 104
Estudiantes_ord <- sort(Numero_estudiantes); (Estudiantes_ord)
cte <- 9
## ---- chunk 105
indices <- 1:10; (indices)
t <- cte*indices; (t)
## ---- chunk 106
mis_deciles <- Estudiantes_ord[t]; (mis_deciles)
cuantiles <- quantile(Numero_estudiantes); (cuantiles)
Q1 <- cuantiles[2]; (Q1)
Q2 <- cuantiles[3]; (Q2)
Q3 <- cuantiles[4]; (Q3)
## ---- chunk 107
x_media <- mean(Numero_estudiantes);(x_media)
mi_min <- min(Numero_estudiantes); (mi_min)
mi_max <- max(Numero_estudiantes); (mi_max)
varianza <- var(Numero_estudiantes); (varianza) 
DesvEst <- sd(Numero_estudiantes); (DesvEst)
## ---- chunk 108
plot(
  Numero_estudiantes,
  main = "Numero de Estudiantes en un Salon",
  xlab = "Estudiantes",
  ylab = "Numero (Estudiantes)",
  col = "blue",       
  pch = 19,           
  cex = 0.5,          
  cex.main = 1.5,     
  cex.lab = 1.2,      
  col.main = "darkred")
legend(
  "topright",                  # ubicación
  legend = c(mi_min,mi_max),    # etiquetas
  pch = 17,
  col=c("purple","orange"),
  pt.cex = 1.5,                # tamaño de los símbolos
  cex = 0.7,
  bty = "n"                    # sin borde en la caja
)
abline(h = x_media, col = "red", lwd = 1, lty = 2)     
abline(h = Q2, col = "lightgreen", lwd = 1, lty = 3) 
abline(h = mis_deciles, col = "lightgray", lty = 1.5)
points(which.min(Numero_estudiantes), min(Numero_estudiantes), col = "purple", pch = 17, cex = 1.5)
points(which.max(Numero_estudiantes), max(Numero_estudiantes), col = "orange", pch = 17, cex = 1.5)
## ---- chunk 109
nbreaks=10;
miscolores <- rainbow(25,0.85);
h <- hist(Numero_estudiantes, breaks = nbreaks, col= miscolores, 
          main = 'Numero de Estudiantes',
          xlab="Estudiantes",
          ylab="Numero (estudiantes)")

text(h$mids, h$counts, labels = h$counts, pos = 3, cex = 0.4, 
     col = "black")
nl <- length(h$counts); 
legend(
  "topright",                  # ubicación
  legend = h$counts,    # etiquetas
  fill = miscolores,
  col = miscolores,    # colores (uno por cada símbolo)
  pt.cex = 1.5,                # tamaño de los símbolos
  cex = 0.7,
  bty = "n"                    # sin borde en la caja
)
## ---- chunk 110
##---- Mejora del grafico ----
h2 <- hist(Numero_estudiantes, breaks = nbreaks, col= miscolores, 
           main = 'Numero de Estudiantes',
           xlab="Estudiantes",
           ylab="Numero(estudiantes)",
           ylim=c(0,max(h$counts)*1.5))
text(h$mids, h$counts, labels = h$counts, pos = 3, cex = 0.8, 
     col = "black")
nl <- length(h$counts); 
legend(
  "topright",                  # ubicación
  legend = h$counts,    # etiquetas
  fill = miscolores,
  col = miscolores,    # colores (uno por cada símbolo)
  pt.cex = 1.5,                # tamaño de los símbolos
  cex = 0.5,
  bty = "n"                    # sin borde en la caja
)
## ---- chunk 111
##---- Grafico con porcentajes ----
h3 <- hist(Numero_estudiantes, 
           breaks = nbreaks, 
           col= miscolores, 
           main = 'Numero de Estudiantes',
           xlab="Numero Estudiantes",
           ylab="Porcentaje",
           ylim=c(0,max(h$density)*1.5),
           probability=TRUE)
porcentajes <- h3$counts/sum(h3$counts)*100

text(h3$mids, 
     h3$density, 
     labels = paste0(round(porcentajes,1),"%"),
     pos = 3, 
     cex = 0.8, 
     col = "black")

nl <- length(h3$counts); (nl)
legend(
  "topright",                  # ubicación
  legend = paste0(round(porcentajes,1),"%"),
  fill = miscolores,
  cex = 0.5,
  bty = "n"                    # sin borde en la caja
)
## ---- chunk 112
#---- Graficos de pastel ----
# Tus datos
nbreaks <- 10
intervalos <- cut(Numero_estudiantes, breaks = nbreaks); (intervalos)
tabla <- table(intervalos); (tabla)
porcentajes <- round(prop.table(tabla) * 100, 1); (porcentajes)
pie(tabla,
    main = "Numero de Estudiantes",
    col = rainbow(length(tabla)),
    labels = paste0(porcentajes, "%"))
## ---- chunk 113
##---- Grafica combinada ----
nbreaks <- 10
h <- hist(Numero_estudiantes, breaks = nbreaks, plot = FALSE)
hist(Numero_estudiantes,
     breaks = nbreaks,
     col = "lightblue",
     main = "Histograma y Ojiva (%)",
     xlab = "Numero (Estudiantes)",
     ylab = "Frecuencia")
freq_acum_pct <- cumsum(h$counts) / sum(h$counts) * 100
x_vals <- h$breaks[-1]
par(new = TRUE)
plot(x_vals, freq_acum_pct,
     type = "o", pch = 19, lwd = 2, col = "red",
     axes = FALSE, xlab = "", ylab = "",
     xlim = range(h$breaks), ylim = c(0, 100))
axis(4)                           
## ---- chunk 114
Estado_Civil <- c("Viudo", "Viudo", "Union libre", "Soltero", "Viudo", "Union libre", "Divorciado",
 "Casado", "Union libre", "Viudo", "Viudo", "Soltero", "Divorciado", "Divorciado", "Divorciado",
 "Union libre", "Casado", "Union libre", "Casado", "Soltero", "Viudo", "Casado", "Casado", "Divorciado",
 "Union libre", "Soltero", "Divorciado", "Divorciado", "Casado", "Union libre", "Soltero",
 "Viudo", "Viudo", "Soltero", "Divorciado", "Viudo", "Viudo", "Soltero", "Union libre", "Divorciado")
               
## ---- chunk 115
summary(Estado_Civil)

## ---- chunk 116
Estado_ord <- sort(Estado_Civil); (Estado_ord)

## ---- chunk 117
table(Estado_Civil)                # Frecuencias
prop.table(table(Estado_Civil))    # Proporciones
## ---- chunk 118
freq <- table(Estado_Civil)
porc <- round(prop.table(freq)*100, 1)
mi_min <- names(freq)[which.min(freq)] 
(mi_min)
mi_max <- names(freq)[which.max(freq)] 
(mi_max)
## ---- chunk 119
bar_colors <- rainbow(length(freq), 0.8)

bp <- barplot(freq,
              col = bar_colors,
              main = "Estado Civil",
              xlab = "",
              ylab = "Frecuencia",
              ylim = c(0, max(freq)+2),
              cex.names = 0.8)

# Agregar valores encima de cada barra
text(bp, freq, labels = freq, pos = 3, cex = 0.8)


      
## ---- chunk 120
pie(freq,
    labels = paste(names(freq), porc, "%"),
    col = rainbow(length(freq), 0.8),
    main = "Estado Civil")
## ---- chunk 121
rm(list = ls())

## ---- chunk 122
Marca_celular <- c("Apple", "Samsung", "LG", "Huawei", "OnePlus", "Sony", "Apple", "Samsung",
 "Huawei", "Huawei", "Nokia", "OnePlus", "Motorola", "Xiaomi", "Samsung", "Apple", "Apple", "Motorola",
 "Samsung", "Samsung", "Huawei", "Motorola", "Nokia", "OnePlus", "Huawei", "Huawei",
 "Apple", "LG", "Apple", "Xiaomi", "LG", "OnePlus", "OnePlus", "LG", "Sony", "Samsung", "Apple",
 "Xiaomi", "Oppo", "Motorola", "LG", "Samsung", "Motorola", "Samsung", "Nokia", "OnePlus", "OnePlus",
 "Oppo", "Sony", "Nokia", "Huawei", "LG", "Sony", "Xiaomi", "LG", "Huawei", "LG", "Nokia",
 "Xiaomi", "Sony", "OnePlus", "LG", "Xiaomi", "OnePlus", "Oppo", "Nokia", "Huawei", "Xiaomi", "Oppo", "Oppo")
               
## ---- chunk 123
summary(Marca_celular)

## ---- chunk 124
Marca_ord <- sort(Marca_celular); (Marca_ord)
## ---- chunk 125
table(Marca_celular)                # Frecuencias
prop.table(table(Marca_celular))    # Proporciones
## ---- chunk 126
freq <- table(Marca_celular)
porc <- round(prop.table(freq)*100, 1)
mi_min <- names(freq)[which.min(freq)] 
(mi_min)
mi_max <- names(freq)[which.max(freq)] 
(mi_max)

## ---- chunk 127
bar_colors <- rainbow(length(freq), 0.8)

bp <- barplot(freq,
              col = bar_colors,
              main = "Marcas de Celulares",
              xlab = "",
              ylab = "Frecuencia",
              ylim = c(0, max(freq)+2),
              cex.names = 0.7)

# Agregar valores encima de cada barra
text(bp, freq, labels = freq, pos = 3, cex = 0.8)


      
## ---- chunk 128
pie(freq,
    labels = paste(names(freq), porc, "%"),
    col = rainbow(length(freq), 0.8),
    main = "Marcas de Celulares")
## ---- chunk 129
Nacionalidad <-  c("Boliviana", "Peruana", "Venezolana", "Cubana", "Mexicana",
  "Colombiana", "Colombiana", "Brasileña", "Colombiana", "Venezolana", "Chilena",
  "Argentina", "Mexicana", "Mexicana", "Argentina", "Mexicana", "Argentina",
  "Brasileña", "Mexicana", "Uruguaya", "Argentina", "Argentina", "Colombiana",
  "Cubana", "Boliviana", "Peruana", "Boliviana", "Boliviana", "Peruana", "Uruguaya",
  "Chilena", "Uruguaya", "Venezolana", "Uruguaya", "Argentina", "Venezolana",
  "Uruguaya", "Cubana", "Venezolana", "Cubana", "Chilena", "Argentina", "Peruana",
  "Boliviana", "Cubana", "Venezolana", "Colombiana", "Mexicana", "Uruguaya",
  "Argentina" )
(Nacionalidad)
               
## ---- chunk 130
summary(Nacionalidad)
## ---- chunk 131
Nacionalidad_ord <- sort(Nacionalidad); (Nacionalidad_ord)
## ---- chunk 132
table(Nacionalidad)                # Frecuencias
prop.table(table(Nacionalidad))    # Proporciones
## ---- chunk 133
freq <- table(Nacionalidad)
porc <- round(prop.table(freq)*100, 1)
mi_min <- names(freq)[which.min(freq)] 
(mi_min)
mi_max <- names(freq)[which.max(freq)] 
(mi_max)
## ---- chunk 134
bar_colors <- rainbow(length(freq), 0.8)

bp <- barplot(freq,
              col = bar_colors,
              main = "Nacionalidad",
              xlab = "Pais",
              ylab = "Frecuencia",
              ylim = c(0, max(freq)+2),
              cex.names = 0.5)

# Agregar valores encima de cada barra
text(bp, freq, labels = freq, pos = 3, cex = 0.8)


## ---- chunk 135
pie(freq,
    labels = paste(names(freq), porc, "%"),
    col = rainbow(length(freq), 0.8),
    main = "Nacionalidad")
## ---- chunk 136
Sexo <- c("NA","NA","NA","Femenino","NA","Femenino","Femenino","Femenino","NA","Masculino",
"Femenino","Femenino","Masculino","Femenino","NA","Masculino","NA","NA","Masculino","Masculino",
"Masculino", "Masculino","NA","Femenino","NA")
               
## ---- chunk 137
summary(Sexo)

## ---- chunk 138
sexo_ord <- sort(Sexo); (sexo_ord)
## ---- chunk 139
table(Sexo)                # Frecuencias
prop.table(table(Sexo))    # Proporciones
## ---- chunk 140
freq <- table(Sexo)
porc <- round(prop.table(freq)*100, 1)
mi_min <- names(freq)[which.min(freq)] 
(mi_min)
mi_max <- names(freq)[which.max(freq)] 
(mi_max)
## ---- chunk 141
bar_colors <- rainbow(length(freq), 0.8)

bp <- barplot(freq,
              col = bar_colors,
              main = "Sexo",
              xlab = "",
              ylab = "Frecuencia",
              ylim = c(0, max(freq)+2),
              cex.names = 0.7)

# Agregar valores encima de cada barra
text(bp, freq, labels = freq, pos = 3, cex = 0.8)


      
## ---- chunk 142
pie(freq,
    labels = paste(names(freq), porc, "%"),
    col = rainbow(length(freq), 0.8),
    main = "Sexo")
## ---- chunk 143
Grados_dolor <- factor(c("severo", "leve", "leve", "severo", "leve", "leve", "leve", "moderado", "moderado",
 "moderado", "moderado", "severo", "severo", "moderado", "leve", "severo", "leve", "severo", "severo",
 "severo", "leve", "moderado", "severo", "severo", "leve", "leve", "leve", "severo", "severo", "leve"),
                levels=c("leve","moderado","severo"),
                ordered=TRUE)
## ---- chunk 144
Grados_num <- as.numeric(Grados_dolor)
## ---- chunk 145
median(Grados_num)                      
levels(Grados_dolor)[median(Grados_num)]
## ---- chunk 146
quantile(Grados_num, probs=c(0.25,0.5,0.75))          # cuartiles en números
levels(Grados_dolor)[quantile(Grados_num, probs=c(0.25,0.5,0.75))]  # cuartiles como categorías
table(Grados_dolor)

freq_Grados <- table(Grados_dolor)
porc_Grados <- round(prop.table(freq_Grados)*100, 1)
## ---- chunk 147
mi_min <- names(freq_Grados)[which.min(freq_Grados)] 
(mi_min)
mi_max <- names(freq_Grados)[which.max(freq_Grados)] 
(mi_max)
## ---- chunk 148
bar_colors <- rainbow(length(freq_Grados), 0.8)

bp <- barplot(freq_Grados,
              col = bar_colors,
              main = "Grados de Dolor",
              xlab = "",
              ylab = "Frecuencia",
              ylim = c(0, max(freq_Grados)+2),
              cex.names = 0.7)

# Agregar valores encima de cada barra
text(bp, freq_Grados, labels = freq_Grados, pos = 3, cex = 0.8)


      
## ---- chunk 149
pie(freq_Grados,
    labels = paste(names(freq_Grados), porc_Grados, "%"),
    col = rainbow(length(freq_Grados), 0.8),
    main = "Grados de Dolor")
## ---- chunk 150
nivel <- factor(c("posdoctorado","preparatoria","preparatoria","doctorado","primaria",
                  "doctorado","preparatoria","secundaria","preparatoria","preparatoria",
                  "primaria","doctorado","secundaria","secundaria","secundaria",
                  "licenciatura","doctorado","primaria","maestria","posdoctorado",
                  "maestria","preparatoria","posdoctorado","doctorado","preparatoria",
                  "doctorado","maestria","primaria","licenciatura","secundaria",
                  "maestria","posdoctorado","doctorado","licenciatura","doctorado",
                  "posdoctorado","maestria","primaria","secundaria","preparatoria"),
                levels=c("primaria","secundaria","preparatoria","licenciatura",
                         "maestria","doctorado","posdoctorado"),
                ordered=TRUE)


    



   
## ---- chunk 151
nivel_num <- as.numeric(nivel)
## ---- chunk 152
median(nivel_num)                      
levels(nivel)[median(nivel_num)]
## ---- chunk 153
quantile(nivel_num, probs=c(0.25,0.5,0.75))          # cuartiles en números
levels(nivel)[quantile(nivel_num, probs=c(0.25,0.5,0.75))]  # cuartiles como categorías
table(nivel)

freq_nivel <- table(nivel)
porc_nivel <- round(prop.table(freq_nivel)*100, 1)
## ---- chunk 154
mi_min <- names(freq_nivel)[which.min(freq_nivel)] 
(mi_min)
mi_max <- names(freq_nivel)[which.max(freq_nivel)] 
(mi_max)
## ---- chunk 155
bar_colors <- rainbow(length(freq_nivel), 0.8)

bp <- barplot(freq_nivel,
              col = bar_colors,
              main = "Nivel Educativo",
              xlab = "",
              ylab = "Frecuencia",
              ylim = c(0, max(freq_nivel)+2),
              cex.names = 0.7)

# Agregar valores encima de cada barra
text(bp, freq_nivel, labels = freq_nivel, pos = 3, cex = 0.8)


      
## ---- chunk 156
pie(freq_nivel,
    labels = paste(names(freq_nivel), porc_nivel, "%"),
    col = rainbow(length(freq_nivel), 0.8),
    main = "Nivel Educativo")
## ---- chunk 157
Rangos <- factor(c("Principiante", "Principiante", "Aprendiz", "Intermedio", "Experto", "Intermedio", "Experto",
"Aprendiz", "Principiante", "Avanzado", "Intermedio", "Experto", "Experto", "Experto",
"Avanzado", "Intermedio", "Intermedio", "Principiante", "Principiante", "Principiante", "Principiante",
"Principiante", "Intermedio", "Aprendiz", "Aprendiz", "Aprendiz", "Aprendiz", "Intermedio", 
"Aprendiz", "Principiante", "Intermedio", "Avanzado", "Avanzado", "Intermedio", "Avanzado",
"Principiante", "Intermedio", "Avanzado", "Intermedio", "Avanzado"),
                levels=c("Aprendiz","Principiante","Intermedio","Avanzado",
                         "Experto"),
                ordered=TRUE)
## ---- chunk 158
Rangos_num <- as.numeric(Rangos)
## ---- chunk 159
median(Rangos_num)                      
levels(Rangos)[median(Rangos_num)]
## ---- chunk 160
quantile(Rangos_num, probs=c(0.25,0.5,0.75))          # cuartiles en números
levels(Rangos)[quantile(Rangos_num, probs=c(0.25,0.5,0.75))]  # cuartiles como categorías
table(Rangos)

freq_Rangos <- table(Rangos)
porc_Rangos <- round(prop.table(freq_Rangos)*100, 1)
## ---- chunk 161
mi_min <- names(freq_Rangos)[which.min(freq_Rangos)] 
(mi_min)
mi_max <- names(freq_Rangos)[which.max(freq_Rangos)] 
(mi_max)

## ---- chunk 162
bar_colors <- rainbow(length(freq_Rangos), 0.8)

bp <- barplot(freq_Rangos,
              col = bar_colors,
              main = "Rangos",
              xlab = "",
              ylab = "Frecuencia",
              ylim = c(0, max(freq_Rangos)+2),
              cex.names = 0.8)

# Agregar valores encima de cada barra
text(bp, freq_Rangos, labels = freq_Rangos, pos = 3, cex = 0.8)


      
## ---- chunk 163
pie(freq_Rangos,
    labels = paste(names(freq_Rangos), porc_Rangos, "%"),
    col = rainbow(length(freq_Rangos), 0.8),
    main = " Rangos")
## ---- chunk 164
Resena_Hoteles <- factor(c( "4 estrellas", "5 estrellas", "1.5 estrellas", "4.5 estrellas", "5 estrellas",
 "4.5 estrellas", "2.5 estrellas", "4 estrellas", "4.5 estrellas", "1.5 estrellas", "3.5 estrellas", "1 estrella",
 "3.5 estrellas", "3 estrellas", "5 estrellas", "1.5 estrellas", "2 estrellas", "2 estrellas",
 "1.5 estrellas", "4.5 estrellas", "4.5 estrellas", "1.5 estrellas", "3.5 estrellas", "4 estrellas", "1 estrella",
 "4 estrellas", "4.5 estrellas", "3.5 estrellas", "1 estrella", "4 estrellas", "4 estrellas", 
 "2 estrellas", "1 estrella", "4.5 estrellas", "1 estrella"),
                levels=c("1 estrella","1.5 estrellas","2 estrellas","2.5 estrellas",
                         "3 estrellas","3.5 estrellas","4 estrellas", "4.5 estrellas",
                         "5 estrellas"),
                ordered=TRUE)
## ---- chunk 165
Resena_num <- as.numeric(Resena_Hoteles)
## ---- chunk 166
median(Resena_num)                      
levels(Resena_Hoteles)[median(Resena_num)]
## ---- chunk 167
quantile(Resena_num, probs=c(0.25,0.5,0.75))          # cuartiles en números
levels(Resena_Hoteles)[quantile(Resena_num, probs=c(0.25,0.5,0.75))]  # cuartiles como categorías
table(Resena_Hoteles)

freq_resena <- table(Resena_Hoteles)
porc_resena <- round(prop.table(freq_resena)*100, 1)
## ---- chunk 168
mi_min <- names(freq_resena)[which.min(freq_resena)] 
(mi_min)
mi_max <- names(freq_resena)[which.max(freq_resena)] 
(mi_max)
## ---- chunk 169
bar_colors <- rainbow(length(freq_resena), 0.8)

bp <- barplot(freq_resena,
              col = bar_colors,
              main = "Reseñas de Hoteles",
              xlab = "",
              ylab = "Frecuencia",
              ylim = c(0, max(freq_resena)+2),
              cex.names = 0.6)

# Agregar valores encima de cada barra
text(bp, freq_resena, labels = freq_resena, pos = 3, cex = 0.8)

## ---- chunk 170
pie(freq_resena,
    labels = paste(names(freq_resena), porc_resena, "%"),
    col = rainbow(length(freq_resena), 0.8),
    main = "Reseñas de Hoteles")
## ---- chunk 171
sangre <- c("A-", "AB-", "AB+", "B+", "O-", "O+", "B+", "A-", "O-", "B-", "A-", "A-", "O+", "A+",
 "O+", "AB+", "B+", "AB+", "AB-", "B-", "O-", "O+", "B+", "O+", "O+", "O+", "A+", "O-", "AB-", "A-", "B+",
 "O-", "B-", "A-", "A-", "AB-", "B+", "AB-", "A-", "B+", "A-", "AB-", "O-", "AB+", "B+", "O+", "B-", "O-", "A-",
 "AB-", "O+", "AB+", "AB+", "B+", "O-", "AB+", "AB+", "AB-", "A-", "O-", "AB+", "AB+", "A+", "A+",
 "O+", "B+", "AB-", "O-", "A-", "A+", "A+", "B-", "B-", "B-", "A+", "A-", "AB-", "A-", "A-", "AB+")
               
## ---- chunk 172
summary(sangre)
## ---- chunk 173
sangre_ord <- sort(sangre); (sangre_ord)
## ---- chunk 174
table(sangre)                # Frecuencias
prop.table(table(sangre))    # Proporciones
## ---- chunk 175

freq <- table(sangre)
porc <- round(prop.table(freq)*100, 1)
mi_min <- names(freq)[which.min(freq)] 
(mi_min)
mi_max <- names(freq)[which.max(freq)] 
(mi_max)
## ---- chunk 176
bar_colors <- c("skyblue", "tomato")

# Gráfico
bp <- barplot(freq,
              col = bar_colors,
              main = "Tipo de Sangre",
              xlab = "",
              ylab = "Frecuencia",
              ylim = c(0, 50),   # << ahora llega hasta 50
              cex.names = 0.9,
              space = 0.5
)

# Agregar valores encima de cada barra
text(bp, freq, labels = freq, pos = 3, cex = 1, font = 2)
text(bp, freq, labels = freq, pos = 3, cex = 0.9, font = 2)
      
## ---- chunk 177
pie(freq,
    labels = paste(names(freq), porc, "%"),
    col = rainbow(length(freq), 0.8),
    main = "Tipo de Sangre")
